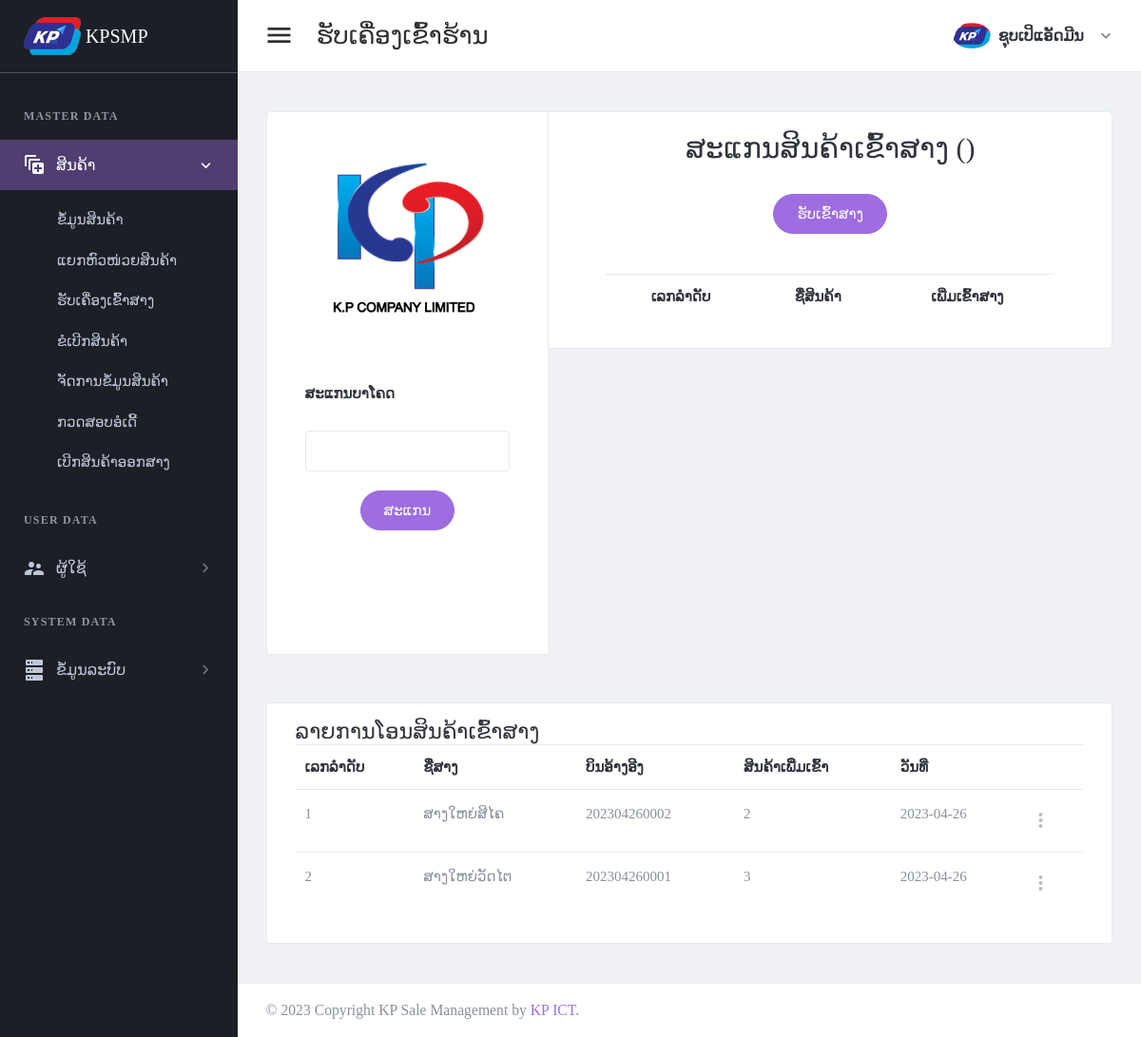
The app's page /page/scan-recieve-item-branch.php (signed in), older data.
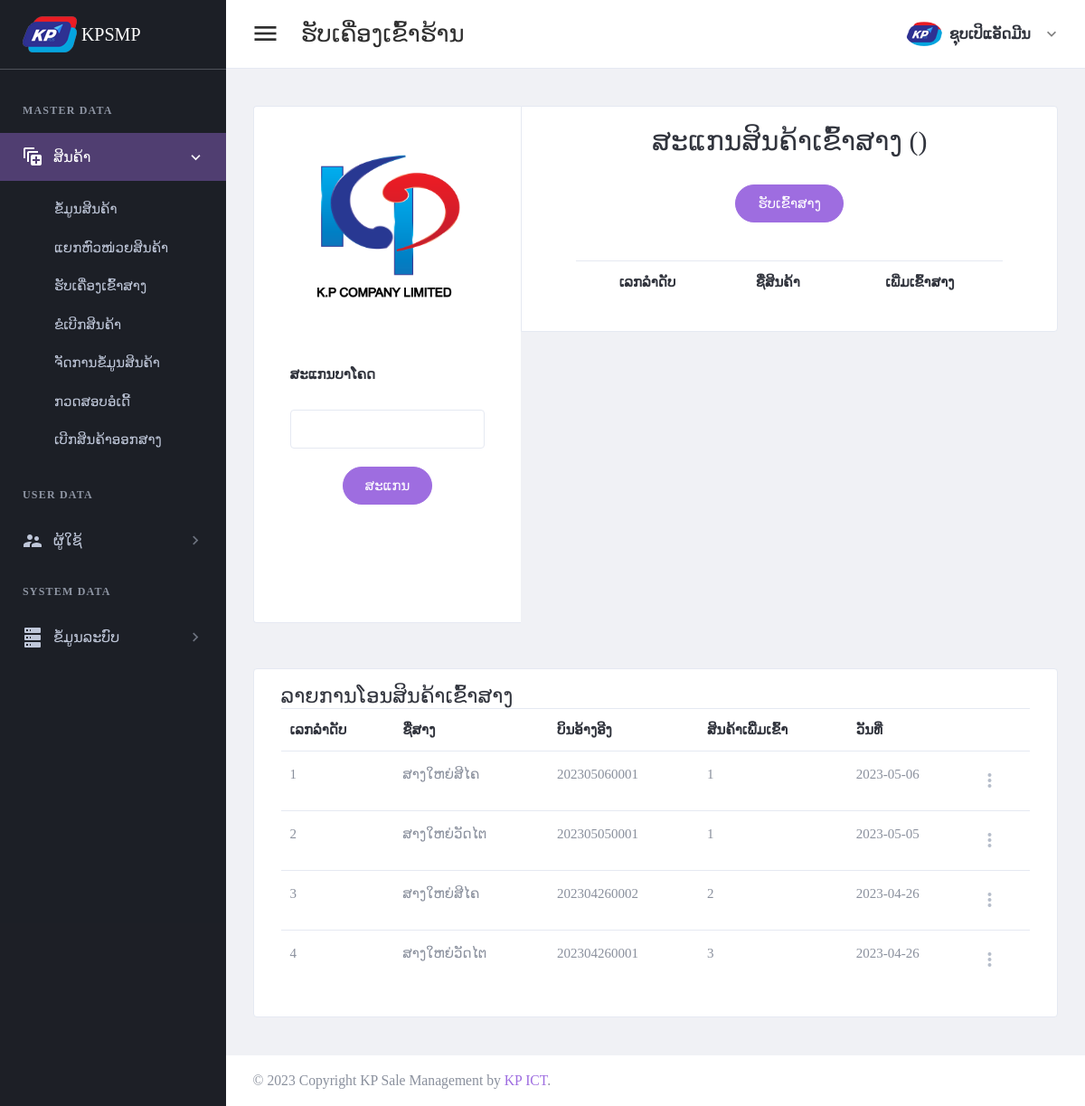
The same page, newer data.
### tables this page shows
CREATE TABLE `tbl_header_title` (
  `ht_id` int(11) NOT NULL,
  `ht_name` varchar(300) DEFAULT NULL
);

CREATE TABLE `tbl_sub_title` (
  `st_id` int(11) NOT NULL,
  `st_name` varchar(300) DEFAULT NULL,
  `icon_code` varchar(100) DEFAULT NULL,
  `ht_id` int(11) DEFAULT NULL
);

CREATE TABLE `tbl_page_title` (
  `pt_id` int(11) NOT NULL,
  `pt_name` varchar(300) DEFAULT NULL,
  `ptf_name` varchar(100) DEFAULT NULL,
  `st_id` int(11) DEFAULT NULL
);

CREATE TABLE `tbl_stock_in_warehouse` (
  `siw_id` int(11) NOT NULL,
  `siw_bill_number` varchar(30) DEFAULT NULL,
  `bill_type` int(11) DEFAULT NULL,
  `br_id` int(11) DEFAULT NULL,
  `wh_id` int(11) DEFAULT NULL,
  `add_by` int(11) DEFAULT NULL,
  `date_register` date DEFAULT NULL
);

CREATE TABLE `tbl_warehouse` (
  `wh_id` int(11) NOT NULL,
  `wh_name` varchar(150) DEFAULT NULL,
  `wh_status` int(11) DEFAULT NULL,
  `wh_type` int(11) DEFAULT NULL,
  `br_id` int(11) DEFAULT NULL,
  `add_by` int(11) DEFAULT NULL,
  `date_register` date DEFAULT NULL
);

### setting/checksession.php (called while the page is built, shortened)
<?php
	if($_SESSION['id_users'] == "" )
	{
	header("location:logout.php");
	}
	  else{
		$id_users = $_SESSION["id_users"];
		$role_id = $_SESSION["role_id"];
	}
?>

### page/menu.php (the view, shortened to what the changed rows need)
<aside class="left-sidebar sidebar-dark" id="left-sidebar">
  <div id="sidebar" class="sidebar sidebar-with-footer">
    <div class="sidebar-left" data-simplebar style="height: 100%;">
      <ul class="nav sidebar-inner" id="sidebar-menu">
        <?php
        $stmt = $conn->prepare(" SELECT distinct a.ht_id,ht_name
        FROM tbl_header_title a
        left join tbl_role_page b on a.ht_id = b.ht_id
        where role_id ='$role_id'
        order by  a.ht_id asc ");
        $stmt->execute();
        if ($stmt->rowCount() > 0) {
          while ($row = $stmt->fetch(PDO::FETCH_ASSOC)) {
            $ht_id = $row['ht_id'];
            $ht_name = $row['ht_name'];
        ?>
            <li class="section-title"> <?php echo "$ht_name"; ?></li>
            <?php
            $stmt1 = $conn->prepare("SELECT distinct a.st_id,st_name,role_id,icon_code
            FROM tbl_sub_title a
            left join tbl_role_page b on a.st_id = b.st_id
            where a.ht_id = '$ht_id' and role_id ='$role_id'
            order by a.st_id asc ");
            $stmt1->execute();
            if ($stmt1->rowCount() > 0) {
              while ($row1 = $stmt1->fetch(PDO::FETCH_ASSOC)) {
                $st_name = $row1['st_name'];
                $st_id = $row1['st_id'];
                $icon_code = $row1['icon_code'];
            ?>
                <li class='has-sub <?php if ($header_click == "$st_id") {  echo "active expand"; } ?>'>
                  <a class="sidenav-item-link" href="javascript:void(0)" data-toggle="collapse" data-target='#<?php echo "$st_name"; ?>' aria-expanded="false" aria-controls="<?php echo "$st_name"; ?>">
                    <i class="mdi <?php echo"$icon_code";?>"></i>
                    <span class="nav-text"> <?php echo "$st_name"; ?> </span> <b class="caret"></b>
                  </a>
                  <ul class='collapse <?php if ($header_click == "$st_id" ) { echo "show"; } ?>' id="<?php echo "$st_name"; ?>" data-parent="#sidebar-menu">
                    <div class="sub-menu">
                      <?php
                      $stmt2 = $conn->prepare(" SELECT pt_name,ptf_name
                      FROM tbl_page_title a
                      left join tbl_role_page b on a.pt_id = b.pt_id
                      where a.st_id = '$st_id' and role_id ='$role_id'
                      order by a.pt_id asc ");
                      $stmt2->execute();
                      if ($stmt2->rowCount() > 0) {
                        while ($row2 = $stmt2->fetch(PDO::FETCH_ASSOC)) {
                          $pt_name = $row2['pt_name'];
                      ?>
                          <li class="<?php if ($header_name ==  $row2['pt_name']) { echo "active"; } ?>">
                            <a class="sidenav-item-link" href='<?php echo $row2['ptf_name'] ?>'>
                              <span class="nav-text"><?php echo"$pt_name";?></span>
                            </a>
                          </li>
                      <?php
                        }
                      }
                      ?>
                    </div>
                  </ul>
              <?php
              }
            }
              ?>
                </li>
            <?php
          }
        }
            ?>
      </ul>
    </div>
  </div>
</aside>

### page/scan-recieve-item-branch.php (shortened to what the changed rows need)
<?php
include("../setting/checksession.php");
include("../setting/conn.php");
$header_name = "ຮັບເຄື່ອງເຂົ້າຮ້ານ";
$header_click = "2";
$apo_id = $_GET['apo_id'];
?>
<!DOCTYPE html>
<html lang="en" dir="ltr">
<head>
    <?php
    include("../setting/callcss.php");
    ?>
</head>
<body class="navbar-fixed sidebar-fixed" id="body">
    <div class="wrapper">
        <?php include "menu.php"; ?>
        <div class="page-wrapper">
            <div class="content-wrapper">
                <div class="content">
                    <div class="row no-gutters">
                                        <?php
                                        $rowwh = $conn->query("
                                            select b.br_id, b.wh_id,wh_name
                                            from tbl_approve_order a
                                            left join tbl_order_request b on a.or_id = b.or_id
                                            left join tbl_warehouse c on b.wh_id = c.wh_id
                                            where apo_id = '$apo_id'
                                             ")->fetch(PDO::FETCH_ASSOC);
                                        ?>
                        <div class="col-lg-8 col-xxl-9">
                            <form method="post" id="submittrack">
                                <div class="card card-default chat-right-sidebar text-center" style="height: 100%;">
                                    <h2 class="mt-4 "> ສະແກນສິນຄ້າເຂົ້າສາງ (<?php echo $rowwh['wh_name'] ?>) </h2>
                                    <div class="card-body pb-0 " data-simplebar>
                                        <div class="card-body">
                                            <table id="" class="table table-hover table-product" style="width:100%">
                                                <thead>
                                                    <tr>
                                                        <th>ເລກລຳດັບ</th>
                                                        <th>ຊື່ສິນຄ້າ</th>
                                                        <th>ເພີ່ມເຂົ້າສາງ</th>
                                                    </tr>
                                                </thead>
                                            </table>
                                        </div>
                                    </div>
                                </div>
                            </form>
                        </div>
                    </div>
                </div>
            </div>
            <div class="content-wrapper">
                <div class="content">
                    <div class="card card-default">
                        <div class="card-body">
                            <table id="productsTable3" class="table table-hover table-product" style="width:100%">
                                <thead>
                                    <tr>
                                        <th>ເລກລຳດັບ</th>
                                        <th>ຊື່ສາງ</th>
                                        <th>ບິນອ້າງອີງ</th>
                                        <th>ສິນຄ້າເພິີ່ມເຂົ້າ</th>
                                        <th>ວັນທີ່</th>
                                        <th></th>
                                    </tr>
                                </thead>
                                <tbody>
                                    <?php
                                    $stmt5 = $conn->prepare(" select a.siw_id,siw_bill_number,a.date_register,count(siwd_id) as count_item,wh_name
                                    from tbl_stock_in_warehouse a
                                    left join tbl_stock_in_warehouse_detail b on a.siw_id = b.siw_id
                                    left join tbl_warehouse c on a.wh_id = c.wh_id
                                    where a.add_by ='$id_users'
                                    group by siw_id desc ");
                                    $stmt5->execute();
                                    $b = 1;
                                    if ($stmt5->rowCount() > 0) {
                                        while ($row5 = $stmt5->fetch(PDO::FETCH_ASSOC)) {
                                    ?>
                                            <tr>
                                                <td><?php echo "$b"; ?></td>
                                                <td><?php echo $row5['wh_name']; ?></td>
                                                <td><?php echo $row5['siw_bill_number']; ?></td>
                                                <td><?php echo $row5['count_item']; ?></td>
                                                <td><?php echo $row5['date_register']; ?></td>
                                                <td>
                                                    <div class="dropdown">
                                                        <a class="dropdown-toggle icon-burger-mini" href="#" role="button" id="dropdownMenuLink" data-toggle="dropdown" aria-haspopup="true" aria-expanded="false" data-display="static">
                                                        </a>
                                                    </div>
                                                </td>
                                            </tr>
                                    <?php
                                            $b++;
                                        }
                                    }
                                    ?>
                                </tbody>
                            </table>
                        </div>
                    </div>
                </div>
            </div>
        </div>
    </div>
</body>
</html>

Row changes from the older to the newer data that the page shows:
added tbl_stock_in_warehouse: wh.wh_name "ສາງໃຫຍ່ສີໄຄ", siw_bill_number "202305060001", count_item "1", date_register "2023-05-06"
added tbl_stock_in_warehouse: wh.wh_name "ສາງໃຫຍ່ວັດໄຕ", siw_bill_number "202305050001", count_item "1", date_register "2023-05-05"
